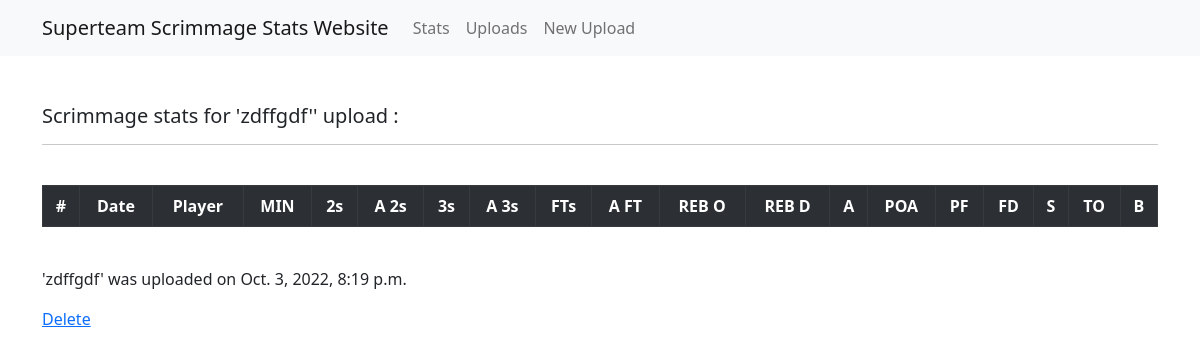
/30/, run on an earlier commit of the app's database.
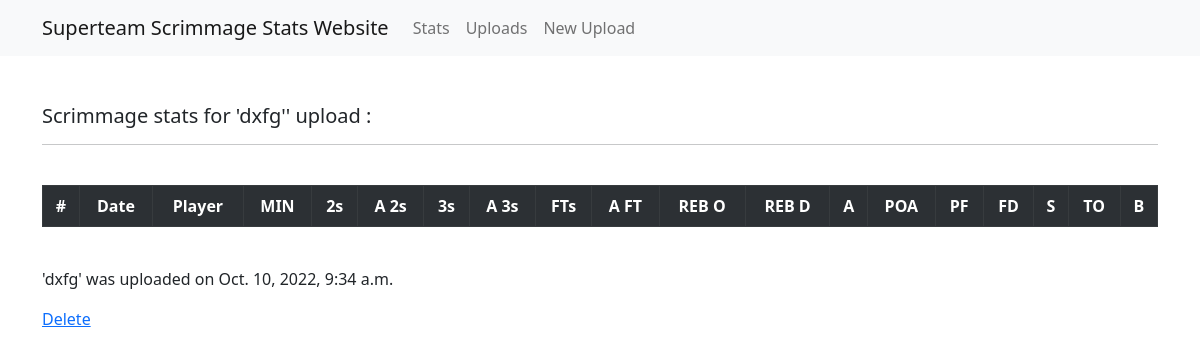
And on a later commit of the database.
### stats/models.py (models this page shows, shortened)
class Upload(models.Model):
    title = models.CharField(max_length=50, unique=True)
    file = models.FileField(upload_to='uploads')
    uploaded_on = models.DateTimeField(auto_now_add=True)
    class Meta:
        ordering = ['-uploaded_on']

### stats/views.py (the view)
# urls.py: path('<str:pk>/', UploadDetails.as_view(), name='uploaded'),
class UploadDetails(DetailView):
    model = Upload
    template_name = 'uploaded.html'

### templates/uploaded.html (shortened to what this page needs)
{% extends 'base.html' %}
{% block content %}
    <br><br>
    <h5>Scrimmage stats for '{{ upload.title|safe }}'' upload :</h5>
    <hr><br>
    <table id="myTable" class="table table-striped table-bordered text-center">
        <tr class="table-dark">
            <th onclick="sortTable(0)">#</th>
            <th onclick="sortTable(1)">Date</th>
            <th onclick="sortTable(2)">Player</th>
            <th onclick="sortTable(3)">MIN</th>
            <th onclick="sortTable(4)">2s</th>
            <th onclick="sortTable(5)">A 2s</th>
            <th onclick="sortTable(6)">3s</th>
            <th onclick="sortTable(7)">A 3s</th>
            <th onclick="sortTable(8)">FTs</th>
            <th onclick="sortTable(9)">A FT</th>
            <th onclick="sortTable(10)">REB O</th>
            <th onclick="sortTable(11)">REB D</th>
            <th onclick="sortTable(12)">A</th>
            <th onclick="sortTable(13)">POA</th>
            <th onclick="sortTable(14)">PF</th>
            <th onclick="sortTable(15)">FD</th>
            <th onclick="sortTable(16)">S</th>
            <th onclick="sortTable(17)">TO</th>
            <th onclick="sortTable(18)">B</th>
        </tr>
    </table>
    <br>
    <p class="card-text">'{{ upload.title|safe }}' was uploaded on {{ upload.uploaded_on }}</p>
    <a href="{% url 'delete-upload' upload.pk %}">Delete</a>
{% endblock %}

What changed in the data, as far as the page shows it:
changed Upload: title "zdffgdf" → "dxfg"; uploaded_on "Oct. 3, 2022, 8:19 p.m." → "Oct. 10, 2022, 9:34 a.m."
